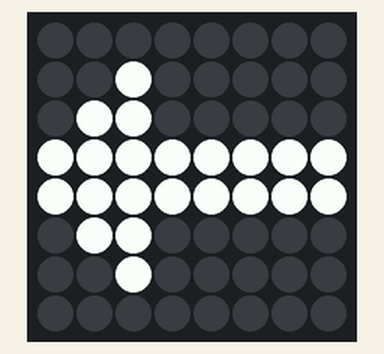
Simulated run of this program. Board: Raspberry Pi (BCM pin numbers) with a Sense HAT. Parts: the Sense HAT's 8×8 RGB LED matrix. Random numbers come from a fixed seed.

Above: at 0.1 s.
At 1.1 s:
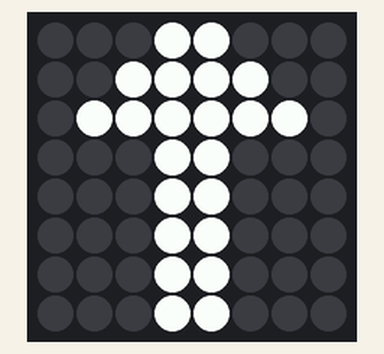
At 2.1 s:
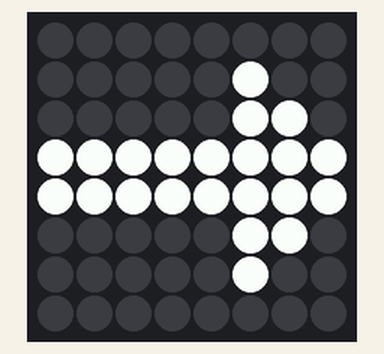
At 3.1 s:
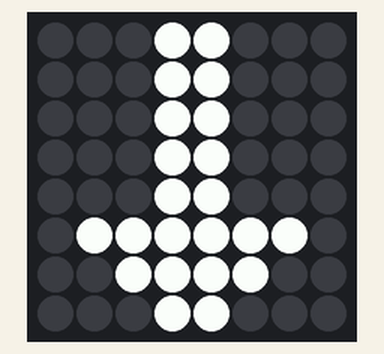

The program:

orientation.py
```python
#!/usr/bin/env python

from random import randint
from time import sleep
from sense_emu import SenseHat
sense = SenseHat()

blue = (0, 0, 255)
green = (0, 255, 0)
yellow = (255, 255, 0)
white = (255, 255, 255)
red = (255, 0, 0)
black = (0, 0, 0)

def random_colour():
    return (randint(0,255), randint(0,255), randint(0,255))

# Arrow
# Define some colours
g = green
b = black
w = white

# Set up where each colour will display
pixels = [
    b, b, b, w, w, b, b, b,
    b, b, b, w, w, b, b, b,
    b, b, b, w, w, b, b, b,
    b, b, b, w, w, b, b, b,
    b, b, b, w, w, b, b, b,
    b, w, w, w, w, w, w, b,
    b, b, w, w, w, w, b, b,
    b, b, b, w, w, b, b, b
]

# Display these colours on the LED matrix
sense.set_pixels(pixels)

rotations = [0, 90, 180, 270]
r = 1
while True:
    sense.set_rotation(rotations[r])
    sleep(1)
    r = r + 1
    if r >= len(rotations):
        r = 0
```

Measured:
- by itself, everything shown: repeats every 4.0 s, in 4 steps
- what the display in image 1 shows lasts 1.0 s, from 1.0 s to 2.0 s
